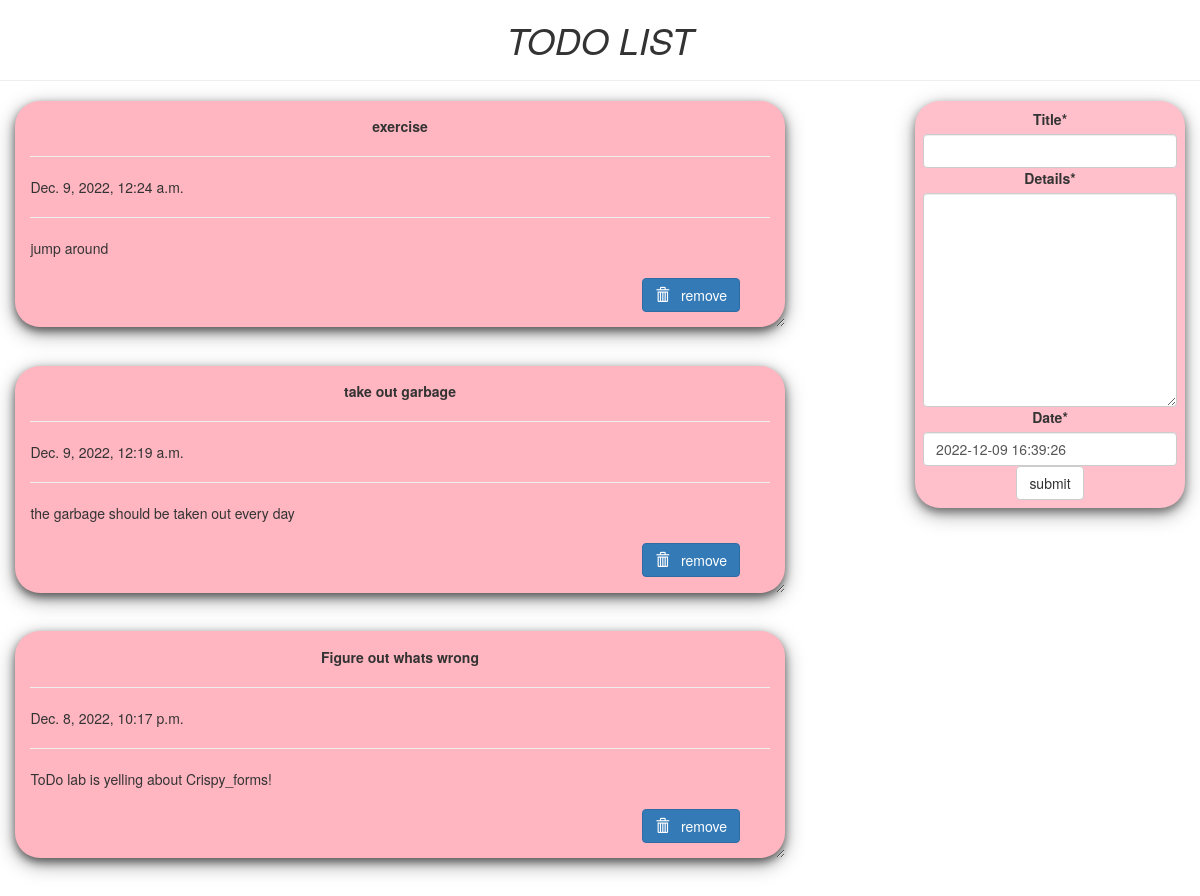
The page / on the database its author committed.
### todo/models.py (models this page shows, shortened)
class Todo(models.Model):
        title=models.CharField(max_length=100)
        details=models.TextField()
        date=models.DateTimeField(default=timezone.now)

### todo/views.py (the view)
# urls.py: path('', views.index, name='todo'),
def index(request):
        item_list = Todo.objects.order_by("-date")
        if request.method == "POST":
                form = TodoForm(request.POST)
                if form.is_valid():
                        form.save()
                        return redirect('todo')
        form = TodoForm()
        page = {
                        "forms" : form,
                        "list" : item_list,
                        "title" : "TODO LIST",
                }
        return render(request, 'index.html', page)

### todo/forms.py
class TodoForm(forms.ModelForm):
        class Meta:
                model = Todo
                fields="__all__"

### todo/templates/index.html (shortened to what this page needs)
{% load crispy_forms_tags %}
<!DOCTYPE html>
<html lang="en" dir="ltr">
<head>
  <link rel="stylesheet" href="https://maxcdn.bootstrapcdn.com/bootstrap/3.3.7/css/bootstrap.min.css">
</head>
<body  class="container-fluid">
  <center class="row">
    <h1><i>TODO LIST</i></h1>
    <hr />
  </center>
  <div class="row">
    <div class="col-md-8">
      {% for i in list %}
      <div class="card">
        <center><b>{{i.title}}</b></center>
        <hr/>
        {{i.date}}
        <hr/>
        {{i.details}}
        <br />
        <br />
        <form action="/del/{{i.id}}" method="POST" style=" padding-right: 4%; padding-bottom: 3%;">
          <button value="remove" type="submit"  class="btn btn-primary" style="float: right;"><span class="glyphicon glyphicon-trash"></span> &nbsp; remove</button>
        </form>
      </div>
      {% endfor%}
    </div>
    <div class="col-md-1"> </div>
    <div class="col-md-3" >
      <div  class="submit_form">
      <form  method="POST">
        {{forms|crispy}}
        <center>
        <input type="submit" class="btn btn-default" value="submit" />
      </center>
      </form>
    </div>
  </div>
</div>
</body>
</html>

### todo/templates/index.html (style rules this page uses)
.card { box-shadow: 0 4px 8px 0 rgba(0,0,0,0.5), 0 6px 20px 0 rgba(0,0,0,0.39); background: lightpink; margin-bottom : 5%; border-radius: 25px; padding : 2%; overflow: auto; resize: both; text-overflow: ellipsis; }
.submit_form { text-align: center; padding: 3%; background: pink; border-radius: 25px; box-shadow: 0 4px 8px 0 rgba(0,0,0,0.4), 0 6px 20px 0 rgba(0,0,0,0.36); }

### rows shown on the page
Todo: title "exercise", date "Dec. 9, 2022, 12:24 a.m.", details "jump around"
Todo: title "take out garbage", date "Dec. 9, 2022, 12:19 a.m.", details "the garbage should be taken out every day"
Todo: title "Figure out whats wrong", date "Dec. 8, 2022, 10:17 p.m.", details "ToDo lab is yelling about Crispy_forms!"
